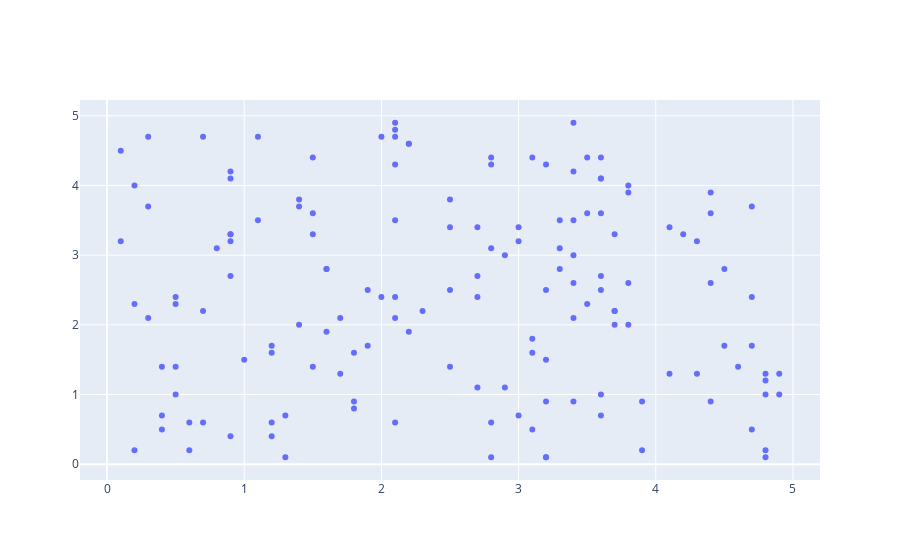

Here is the notebook cell this chart was saved with:
### Code cell
import numpy as np
import plotly
import plotly.graph_objects as go
import plotly.offline as pyo
from plotly.offline import init_notebook_mode
  
init_notebook_mode(connected=True)
  
# generating 150 random integers
# from 1 to 50
x = np.random.randint(low=1, high=50, size=150)*0.1
  
# generating 150 random integers
# from 1 to 50
y = np.random.randint(low=1, high=50, size=150)*0.1
  
# plotting scatter plot
fig = go.Figure(data=go.Scatter(x=x, y=y, mode='markers'))
  
fig.show()

### Figure 1 — Plotly figure (JSON) as saved in the notebook; plotly's stock layout.template omitted (floating-point values rounded to 4 significant figures; data arrays with more than 128 entries replaced by an {"elided": "..."} marker saying what was removed)
{"data": [{"mode": "markers", "type": "scatter", "x": {"elided": "150 float values"}, "y": {"elided": "150 float values"}}], "layout": {}}
